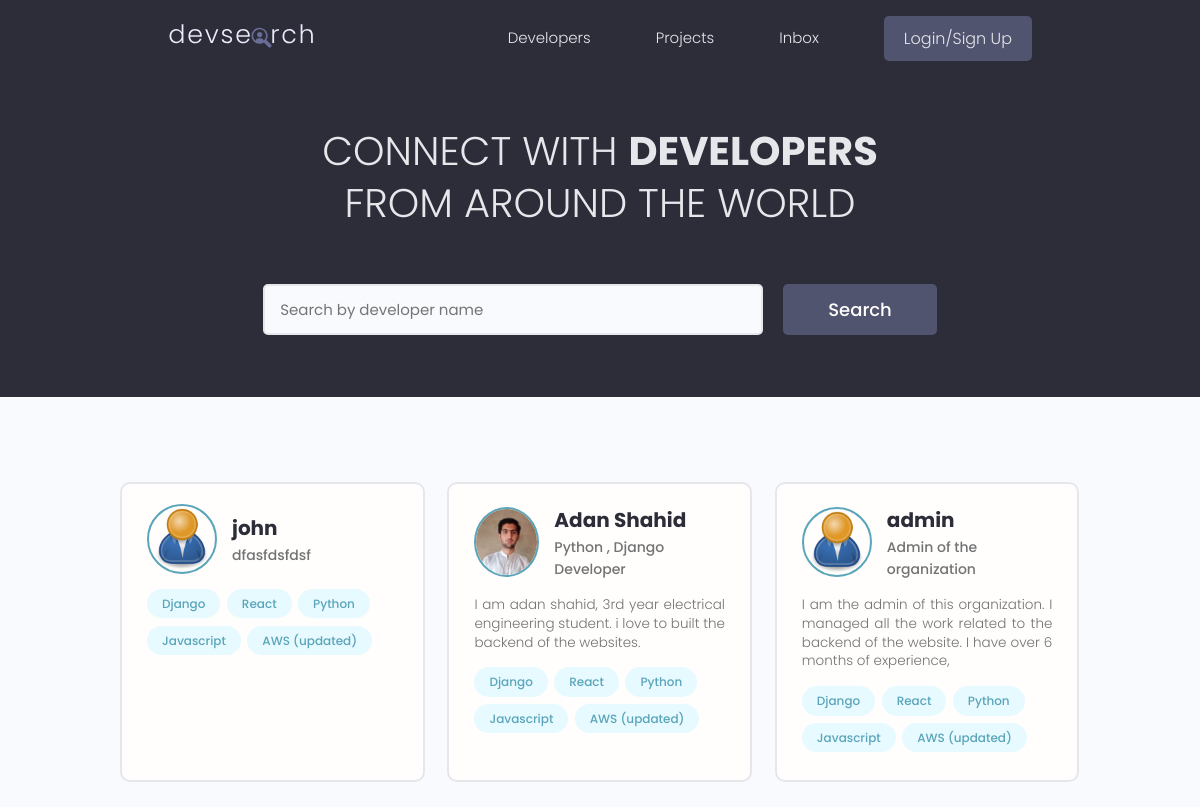
The page / on the database its author committed.
### users/models.py (models this page shows, shortened)
class Profile(models.Model):
    user = models.OneToOneField(User, on_delete=models.CASCADE, null=True, blank=True)
    username = models.CharField(max_length=200, blank=True, null=True)
    location = models.CharField(max_length=200, blank=True, null=True)
    name = models.CharField(max_length=200, blank=True, null=True)
    email = models.EmailField(max_length=500, blank=True, null=True,)
    short_intro = models.CharField(max_length=200, blank=True, null=True)
    bio = models.TextField(blank=True, null=True)
    profile_image = models.ImageField(null=True, blank=True, upload_to='profiles/', default= "profiles/user-default.png")
    social_github = models.CharField(max_length=200, blank=True, null=True)
    social_twitter = models.CharField(max_length=200, blank=True, null=True)
    social_youtube = models.CharField(max_length=200, blank=True, null=True)
    social_linkedin = models.CharField(max_length=200, blank=True, null=True)
    social_website = models.CharField(max_length=200, blank=True, null=True)
    created = models.DateTimeField(auto_now_add=True)
    id = models.UUIDField(default=uuid.uuid4, unique=True, primary_key=True, editable=False)

class Skill(models.Model):
    owner = models.ForeignKey(Profile, on_delete=models.CASCADE, null=True)
    name = models.CharField(max_length=200, blank=True, null=True)
    description = models.TextField(blank=True, null=True)
    created = models.DateTimeField(auto_now_add=True)
    id = models.UUIDField(default=uuid.uuid4, unique=True, primary_key=True, editable=False)
    def __str__(self):
        return str(self.name)

### users/views.py (the view)
# urls.py: path('', views.profiles, name="profiles"),
def profiles(request):
    profiles, text = searchProfiles(request)
    custom_range, profiles = paginateProfiles(request, profiles, 3)
    skills = Skill.objects.all()
    context = {'profiles':profiles,
               'skills':skills,
               'text':text,
               'custom_range':custom_range}
    return render(request, 'users/profiles.html', context)

### users/utils.py (called while the page is built)
def paginateProfiles(request, profiles, results):
    page = request.GET.get('page')
    paginator = Paginator(profiles, results)
    try:
        profiles = paginator.page(page)
    except PageNotAnInteger:
        page = 1
        profiles = paginator.page(page)
    except EmptyPage:
        page = paginator.num_pages
        profiles = paginator.page(page)
    leftIndex = (int(page) - 4)
    if leftIndex < 1:
        leftIndex = 1
    rightIndex = (int(page) + 5)
    if rightIndex > paginator.num_pages:
        rightIndex = paginator.num_pages + 1
    custom_range = range(leftIndex,rightIndex)
    return custom_range, profiles

def searchProfiles(request):
    text = ''
    if request.GET.get('text'):
        text = request.GET.get('text')
    skills = Skill.objects.filter(name__icontains= text) # we querying the skills
    profiles = Profile.objects.distinct().filter(Q(name__icontains=text) |
                                                 Q(short_intro__icontains=text) |
                                                 Q(skill__in= skills))
    return profiles, text

### users/templates/users/profiles.html (shortened to what this page needs)
{% extends 'main.html' %}
{% block content1 %}
<main class="home">
    <section class="hero-section text-center">
      <div class="container container--narrow">
        <div class="hero-section__box">
          <h2>CONNECT WITH <span>DEVELOPERS</span></h2>
          <h2>FROM AROUND THE WORLD</h2>
        </div>
        <div class="hero-section__search">
          <form class="form" action="{% url 'profiles' %}" method="get">
            <div class="form__field">
              <input class="input input--text" id="formInput#search" type="text" name="text"
                value="{{text}}"   placeholder="Search by developer name" />
            </div>
            <input class="btn btn--sub btn--lg" type="submit" value="Search" />
          </form>
        </div>
      </div>
    </section>
    <section class="devlist">
      <div class="container">
        <div class="grid grid--three">
           {% for profile in profiles %}
            <div class="column card">
            <div class="dev">
              <a href="{% url 'user-profile' profile.id %}" class="card__body">
                <div class="dev__profile">
                  <img class="avatar avatar--md" src="{{ profile.profile_image.url }}" alt="image" />
                  <div class="dev__meta">
                    <h3>{{profile.name}}</h3>
                    <h5>{{profile.short_intro|slice:"60"}}</h5>
                  </div>
                </div>
                <p class="dev__info">{{profile.bio|slice:"150"}}</p>
                <div class="dev__skills">
                    {% for skill in skills|slice:"5" %}
                  <span class="tag tag--pill tag--main">
                    <small>{{skill}}</small>
                  </span>
                  {% endfor %}
                </div>
              </a>
            </div>
          </div>
          {% endfor %}
        </div>
      </div>
    </section>
  </main>
{% endblock content1 %}

### static/styles/app.css (style rules this page uses)
:root { --color-sub: #2d2d39; }
.btn--sub { background-color: var(--color-sub-light); }
.card { border: 2px solid var(--color-light); }
img { width: 100%; }
.hero-section { height: 40vh; display: flex; align-items: center; background-color: var(--color-sub); }
.hero-section__box { margin-bottom: 4rem; }
.hero-section__box > h2, .hero-section__box > h2 > span { font-size: 4rem; color: var(--color-light); line-height: 1.3; text-transform: uppercase; }
.hero-section__box > h2 { font-weight: 300; }
.hero-section__box > h2 > span { font-weight: 700; }
.hero-section__search > .form { display: flex; align-items: center; justify-content: center; gap: 2rem; }
.hero-section__search > .form input.input--text { width: 50rem; }
.devlist { margin-top: 8rem; }
.devlist .grid { align-items: stretch; }
.devlist .dev .dev__profile { display: flex; align-items: center; gap: 1.5rem; }
.devlist .dev .dev__meta h3 { color: var(--color-sub); font-size: 2rem; font-weight: 700; }
.devlist .dev .dev__meta h5 { color: var(--color-text); font-size: 1.4rem; font-weight: 500; }
.devlist .dev .dev__info { margin: 1.5rem 0; font-size: 1.35rem; line-height: 1.4; text-align: justify; }

### static/uikit/styles/modules/_variables.css (style rules this page uses)
:root { --color-main: #5aa5b9; --color-main-light: #e6faff; --color-sub: #3f4156; --color-sub-light: #51546e; --color-sub-lighter: #ededfd; --color-text: #737373; --color-gray: #8b8b8b; --color-light: #e5e7eb; --color-light-gray: #767676; --color-bg: #f8fafd; --color-white: #fffefd; --color-white-light: #f3f3f3; --color-success: #359e64; --color-success-bg: #def8e8; --color-error: #fc4b0b; --color-error-bg: #fff2ee; --font-base: 'Poppins', arial, helvetica, 'Segoe UI', roboto, ubuntu, sans-serif; --font-monospace: 'Fira Code', 'Courier New', courier, monospace; --font-regular: 300; --font-medium: 500; --font-bold: 700; --generic-shadow: 1px 1px 5px #00000010; --generic-transition: all 0.3s ease-in-out; }

### static/uikit/styles/modules/_base.css (style rules this page uses)
* { margin: 0; padding: 0; box-sizing: border-box; text-rendering: optimizeLegibility; color: inherit; font-size: inherit; }
html { font-size: 50%; }
@media only screen and (min-width: 480px) { html { font-size: 56.25%; } }
@media only screen and (min-width: 1200px) { html { font-size: 62.5%; } }
body { line-height: 1.6; font-weight: 400; font-size: 1.5rem; color: var(--color-text); background-color: var(--color-bg); min-height: 100vh; }

### static/uikit/styles/modules/_typography.css (style rules this page uses)
* { font-family: var(--font-base); }
h2 { font-size: 3.6rem; font-weight: var(--font-bold); }
h3 { font-size: 3.2rem; font-weight: var(--font-medium); }
h5 { font-size: 2.4rem; font-weight: var(--font-medium); }
h5, h6 { font-weight: var(--font-regular); }
p, span, strong { font-size: 1.6rem; color: var(--color-text); font-weight: var(--font-regular); }
a { padding-bottom: 2px; text-decoration: none; display: inline-block; color: var(--color-main); font-weight: var(--font-medium); }

### static/uikit/styles/modules/_utilities.css (style rules this page uses)
.container { width: 92%; max-width: 165rem; margin: 0 auto; box-sizing: border-box; }
.container--narrow { width: 92%; max-width: 120rem; }
@media screen and (min-width: 1000px) { .container { width: 90%; } }
@media screen and (min-width: 1000px) { .container--narrow { width: 85%; } }
@media screen and (min-width: 1200px) { .container { width: 80%; } }
@media screen and (min-width: 1200px) { .container--narrow { width: 72%; } }
.text-center { text-align: center; }

### static/uikit/styles/modules/_avatar.css (style rules this page uses)
.avatar { border-radius: 50%; border: 2px solid var(--color-main); object-fit: cover; }
.avatar--md { height: 7rem; width: 7rem; }

### static/uikit/styles/modules/_button.css (style rules this page uses)
.btn { display: inline-block; position: relative; cursor: pointer; background-color: var(--color-light); font-weight: var(--font-medium); color: var(--color-sub); text-decoration: none; padding: 1rem 2rem; border-radius: 0.5rem; border: none; width: -webkit-fit-content; width: -moz-fit-content; width: fit-content; height: -webkit-fit-content; height: -moz-fit-content; height: fit-content; font-size: 1.6rem; outline-width: 0; outline-color: transparent; -webkit-backface-visibility: hidden; backface-visibility: hidden; transition: all 0.3s ease-in-out; }
.btn--sub { background-color: var(--color-sub); color: var(--color-white); }
.btn--lg { font-size: 1.8rem; padding: 1.2rem 4.5rem; }

### static/uikit/styles/modules/_card.css (style rules this page uses)
.card { border-radius: 1rem; background-color: var(--color-white); border: 1.5px solid var(--color-light); width: auto; height: auto; margin-top: 0.5rem; margin-bottom: 0.5rem; overflow: hidden; }
.card__body, .card__header { padding: 2rem 2.5rem; }

### rows shown on the page
Profile: profile_image (placeholder picture), name "john", short_intro "dfasfdsfdsf"
Skill: name "Django"
Skill: name "React"
Skill: name "Python"
Skill: name "Javascript"
Skill: name "AWS (updated)"
Profile: profile_image (picture), name "Adan Shahid", short_intro "Python , Django Developer", bio "I am adan shahid, 3rd year electrical engineering student. i love to built the backend of the websites."
Profile: profile_image (placeholder picture), name "admin", short_intro "Admin of the organization", bio "I am the admin of this organization. I managed all the work related to the backend of the website. I have over 6 months of experience,"
